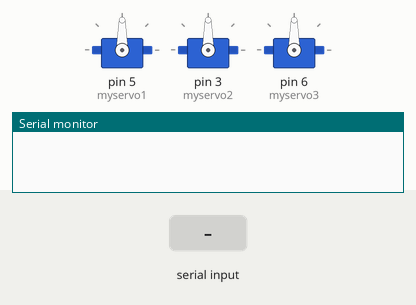
A sketch run on a simulated Arduino Uno, built with avr-gcc and run on an emulated ATmega328P. Parts: 3 × servo, the last lines printed to the serial monitor. The inputs (shaded band) are chosen by the test bench.

Above: at 1.2 s.
1.3 s: byte 30 received over Serial
At 1.8 s:
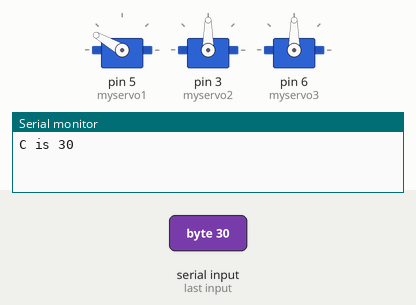
2.8 s: byte 120 received over Serial
At 3.1 s:
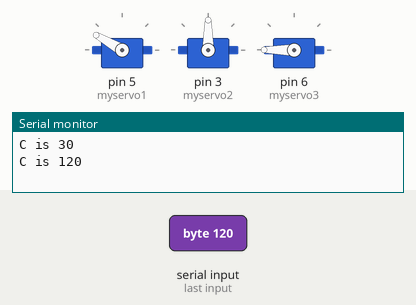
Timing chart, 0 to 5.8 s (numbered marks = the images above; inputs shaded):
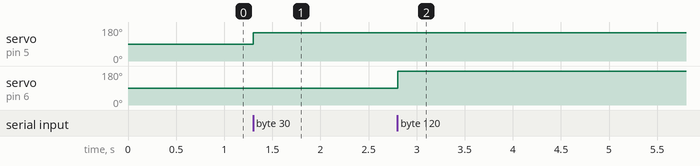

Measured:
- after the input at 1.3 s, servo on pin 5 (myservo1): 90° → 150° at once
- after the input at 2.8 s, servo on pin 6 (myservo3): 90° → 180° at once

The sketch:

con_python_tkinter.ino
```cpp
#include <Servo.h>

Servo myservo1,myservo2,myservo3;
int aci = 1;
int aci2 = 1;
int aci3 = 1;
int pos = 90;

void setup() {
        Serial.begin(9600);
        myservo1.attach(5);
        myservo2.attach(3);
        myservo3.attach(6);
}

void loop() {

        // send data only when you receive data:
        while (Serial.available() > 0) {
                // read the incoming byte:
                int c = Serial.read();

                if(c>=1 && c<=35){
                   delay(2);
                   myservo1.write(c*5);


                  }
                if(c>=36 && c<=71){
                  delay(2);
                  myservo2.write((c-35)*5);

                  }
                 if(c>=72 && c<=130){
                  delay(5);
                  myservo3.write((c-71)*5);

                  }
                delay(2);
                // say what you got:
                Serial.print("C is ");
                Serial.println(c, DEC);


        }
}
```
